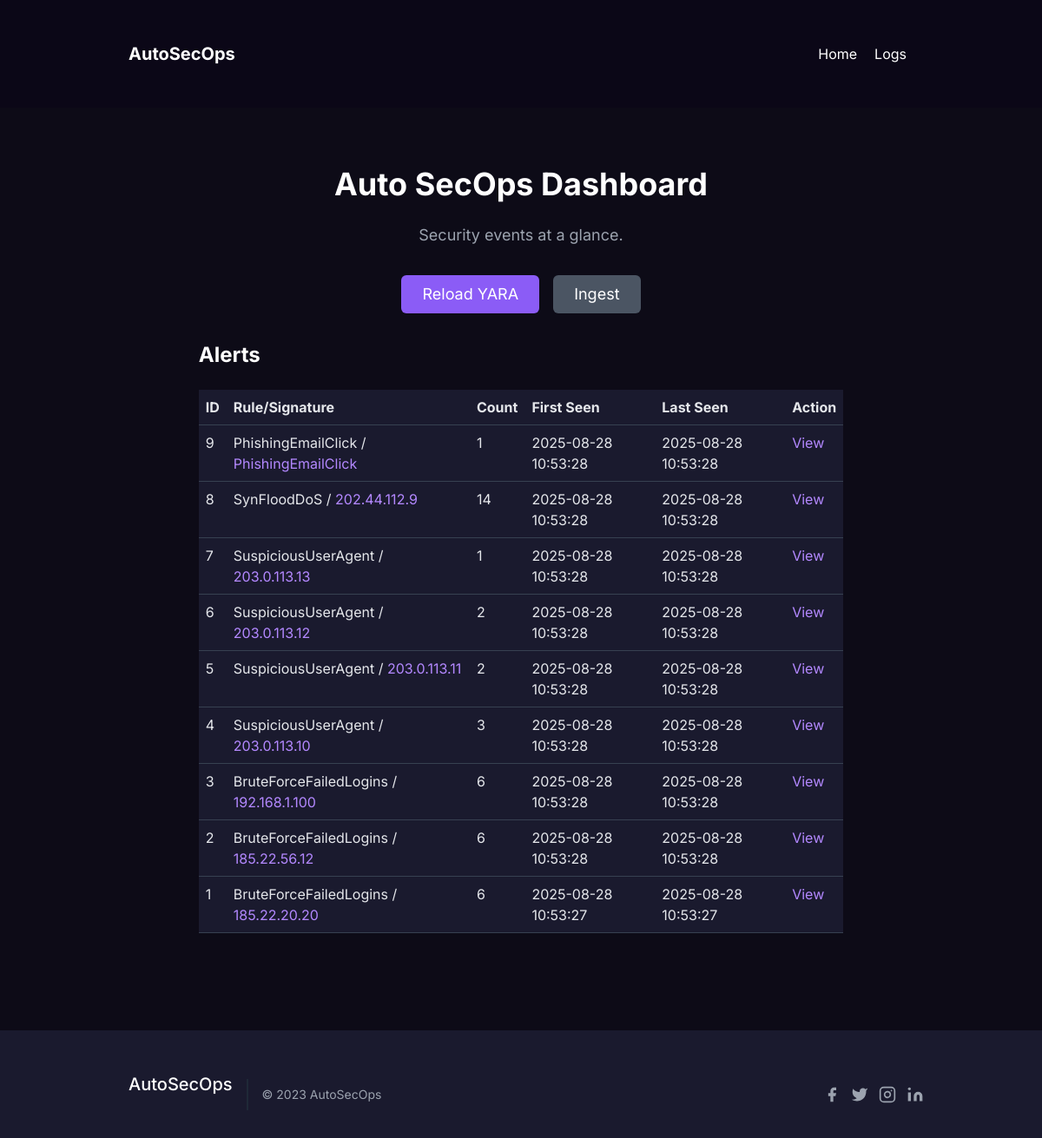
The page / on the database its author committed.
### app.py (models this page shows)
class Alert(db.Model):
    id = db.Column(db.Integer, primary_key=True)
    yara_rule_name = db.Column(db.String(255), nullable=True)
    rule_id = db.Column(db.Integer, db.ForeignKey('rule.id'), nullable=True)
    signature = db.Column(db.String(128), unique=True, nullable=False)
    count = db.Column(db.Integer, default=1)
    first_seen = db.Column(db.DateTime, default=now_utc)
    last_seen = db.Column(db.DateTime, default=now_utc)
    sample_log_id = db.Column(db.Integer, db.ForeignKey('log.id'), nullable=True)
    display_sig = db.Column(db.String(255), nullable=True)

### app.py (the view)
@app.route('/')
def dashboard():
    alerts = Alert.query.order_by(Alert.last_seen.desc()).all()
    return render_template('index.html', alerts=alerts)

### templates/index.html (shortened to what this page needs)
<!doctype html>
<html lang="en">
<head>
    <link href="https://cdn.jsdelivr.net/npm/bootstrap@5.3.0/dist/css/bootstrap.min.css" rel="stylesheet">
    <link href="https://cdn.jsdelivr.net/npm/tailwindcss@2.2.19/dist/tailwind.min.css" rel="stylesheet">
</head>
<body>
    <div class="fixed top-0 left-0 w-full z-50">
        <header class="text-white body-font bg-custom-dark">
            <div class="container mx-auto flex p-5 items-center justify-between">
                <a class="flex items-center text-white">
                    <span class="ml-3 text-xl font-bold">AutoSecOps</span>
                </a>
                <nav class="md:ml-auto flex flex-wrap items-center text-base justify-center">
                    <a href="/" class="mr-5 hover:text-purple-400 cursor-pointer transition-colors">Home</a>
                    <a href="/logs" class="mr-5 hover:text-purple-400 cursor-pointer transition-colors">Logs</a>
                </nav>
            </div>
        </header>
    </div>
    <main class="min-h-screen bg-gray-900 pt-24">
        <section id="home" class="text-gray-400 body-font">
            <div class="container mx-auto flex px-5 py-24 items-center justify-center flex-col">
                <h1 class="title-font sm:text-4xl text-3xl mb-4 font-bold text-white text-center">
                    Auto SecOps Dashboard
                </h1>
                <p class="mb-8 leading-relaxed text-center text-lg text-gray-400 max-w-xl">
                    Security events at a glance.
                </p>
                <div class="flex flex-wrap justify-center items-center space-x-4 mb-8">
                    <form action="/rules/reload" method="post">
                        <button type="submit" class="text-white bg-purple-500 border-0 py-2 px-6 focus:outline-none hover:bg-purple-600 rounded text-lg">Reload YARA</button>
                    </form>
                    <form action="/ingest" method="post">
                        <button type="submit" class="text-white bg-gray-600 border-0 py-2 px-6 focus:outline-none hover:bg-gray-700 rounded text-lg">Ingest</button>
                    </form>
                </div>
                <div class="w-full lg:w-4/5 mx-auto">
                    <h2 class="text-2xl font-bold text-white mb-4">Alerts</h2>
                    <table class="table w-full table-dark-custom">
                        <thead>
                            <tr>
                                <th>ID</th>
                                <th>Rule/Signature</th>
                                <th>Count</th>
                                <th>First Seen</th>
                                <th>Last Seen</th>
                                <th>Action</th>
                            </tr>
                        </thead>
                        <tbody>
                            {% for alert in alerts %}
                            <tr>
                                <td>{{ alert.id }}</td>
                                <td>{{ alert.yara_rule_name }} / <span class="text-purple-400">{{ alert.display_sig }}</span></td>
                                <td>{{ alert.count }}</td>
                                <td>{{ alert.first_seen.strftime('%Y-%m-%d %H:%M:%S') }}</td>
                                <td>{{ alert.last_seen.strftime('%Y-%m-%d %H:%M:%S') }}</td>
                                <td><a href="/alert/{{ alert.id }}" class="text-purple-400 hover:text-purple-300">View</a></td>
                            </tr>
                            {% endfor %}
                        </tbody>
                    </table>
                </div>
            </div>
        </section>
    </main>
    <footer class="text-gray-400 bg-gray-800 body-font">
        <div class="container px-5 py-8 mx-auto flex items-center sm:flex-row flex-col">
            <a class="flex title-font font-medium items-center md:justify-start justify-center text-white">
                <span class="ml-3 text-xl">AutoSecOps</span>
            </a>
            <p class="text-sm text-gray-400 sm:ml-4 sm:pl-4 sm:border-l-2 sm:border-gray-800 sm:py-2 sm:mt-0 mt-4">
                © 2023 AutoSecOps
            </p>
            <span class="inline-flex sm:ml-auto sm:mt-0 mt-4 justify-center sm:justify-start">
                <a class="text-gray-400">
                    <svg fill="currentColor" stroke-linecap="round" stroke-linejoin="round" stroke-width="2" class="w-5 h-5" viewBox="0 0 24 24">
                        <path d="M18 2h-3a5 5 0 00-5 5v3H7v4h3v8h4v-8h3l1-4h-4V7a1 1 0 011-1h3z"></path>
                    </svg>
                </a>
                <a class="ml-3 text-gray-400">
                    <svg fill="currentColor" stroke-linecap="round" stroke-linejoin="round" stroke-width="2" class="w-5 h-5" viewBox="0 0 24 24">
                        <path d="M23 3a10.9 10.9 0 01-3.14 1.53 4.48 4.48 0 00-7.86 3v1A10.66 10.66 0 013 4s-4 9 5 13a11.64 11.64 0 01-7 2c9 5 20 0 20-11.5a4.5 4.5 0 00-.08-.83A7.72 7.72 0 0023 3z"></path>
                    </svg>
                </a>
                <a class="ml-3 text-gray-400">
                    <svg fill="none" stroke="currentColor" stroke-linecap="round" stroke-linejoin="round" stroke-width="2" class="w-5 h-5" viewBox="0 0 24 24">
                        <rect width="20" height="20" x="2" y="2" rx="5" ry="5"></rect>
                        <path d="M16 11.37A4 4 0 1112.63 8 4 4 0 0116 11.37zm1.5-4.87h.01"></path>
                    </svg>
                </a>
                <a class="ml-3 text-gray-400">
                    <svg fill="currentColor" stroke="currentColor" stroke-linecap="round" stroke-linejoin="round" stroke-width="0" class="w-5 h-5" viewBox="0 0 24 24">
                        <path stroke="none" d="M16 8a6 6 0 016 6v7h-4v-7a2 2 0 00-2-2 2 2 0 00-2 2v7h-4v-7a6 6 0 016-6zM2 9h4v12H2z"></path>
                        <circle cx="4" cy="4" r="2" stroke="none"></circle>
                    </svg>
                </a>
            </span>
        </div>
    </footer>
</body>
</html>

### templates/index.html (style rules this page uses)
body { font-family: 'Inter', sans-serif; background-color: #0d0b17; }
.bg-custom-dark { background-color: #0b0717; }
.bg-gray-900 { background-color: #0d0b17; }
.bg-gray-800 { background-color: #1a1a2e; }
.text-purple-400 { color: #b388ff; }
.table-dark-custom { background-color: #1a1a2e; color: #e5e7eb; }
.table-dark-custom th, .table-dark-custom td { border-color: #374151; background-color: #1a1a2e !important; color: #e5e7eb !important; }

### rows shown on the page
Alert: id "9", yara_rule_name "PhishingEmailClick", display_sig "PhishingEmailClick", count "1", first_seen "2025-08-28 10:53:28", last_seen "2025-08-28 10:53:28"
Alert: id "8", yara_rule_name "SynFloodDoS", display_sig "202.44.112.9", count "14", first_seen "2025-08-28 10:53:28", last_seen "2025-08-28 10:53:28"
Alert: id "7", yara_rule_name "SuspiciousUserAgent", display_sig "203.0.113.13", count "1", first_seen "2025-08-28 10:53:28", last_seen "2025-08-28 10:53:28"
Alert: id "6", yara_rule_name "SuspiciousUserAgent", display_sig "203.0.113.12", count "2", first_seen "2025-08-28 10:53:28", last_seen "2025-08-28 10:53:28"
Alert: id "5", yara_rule_name "SuspiciousUserAgent", display_sig "203.0.113.11", count "2", first_seen "2025-08-28 10:53:28", last_seen "2025-08-28 10:53:28"
Alert: id "4", yara_rule_name "SuspiciousUserAgent", display_sig "203.0.113.10", count "3", first_seen "2025-08-28 10:53:28", last_seen "2025-08-28 10:53:28"
Alert: id "3", yara_rule_name "BruteForceFailedLogins", display_sig "192.168.1.100", count "6", first_seen "2025-08-28 10:53:28", last_seen "2025-08-28 10:53:28"
Alert: id "2", yara_rule_name "BruteForceFailedLogins", display_sig "185.22.56.12", count "6", first_seen "2025-08-28 10:53:28", last_seen "2025-08-28 10:53:28"
Alert: id "1", yara_rule_name "BruteForceFailedLogins", display_sig "185.22.20.20", count "6", first_seen "2025-08-28 10:53:27", last_seen "2025-08-28 10:53:27"
